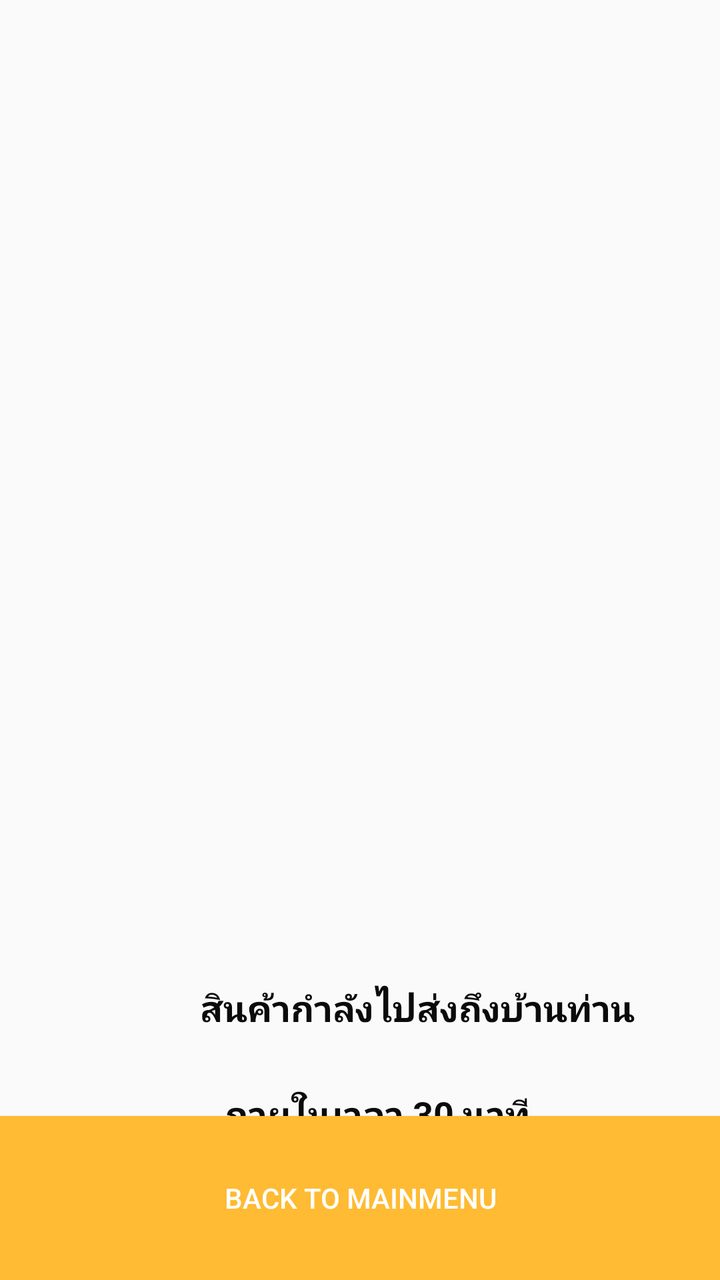
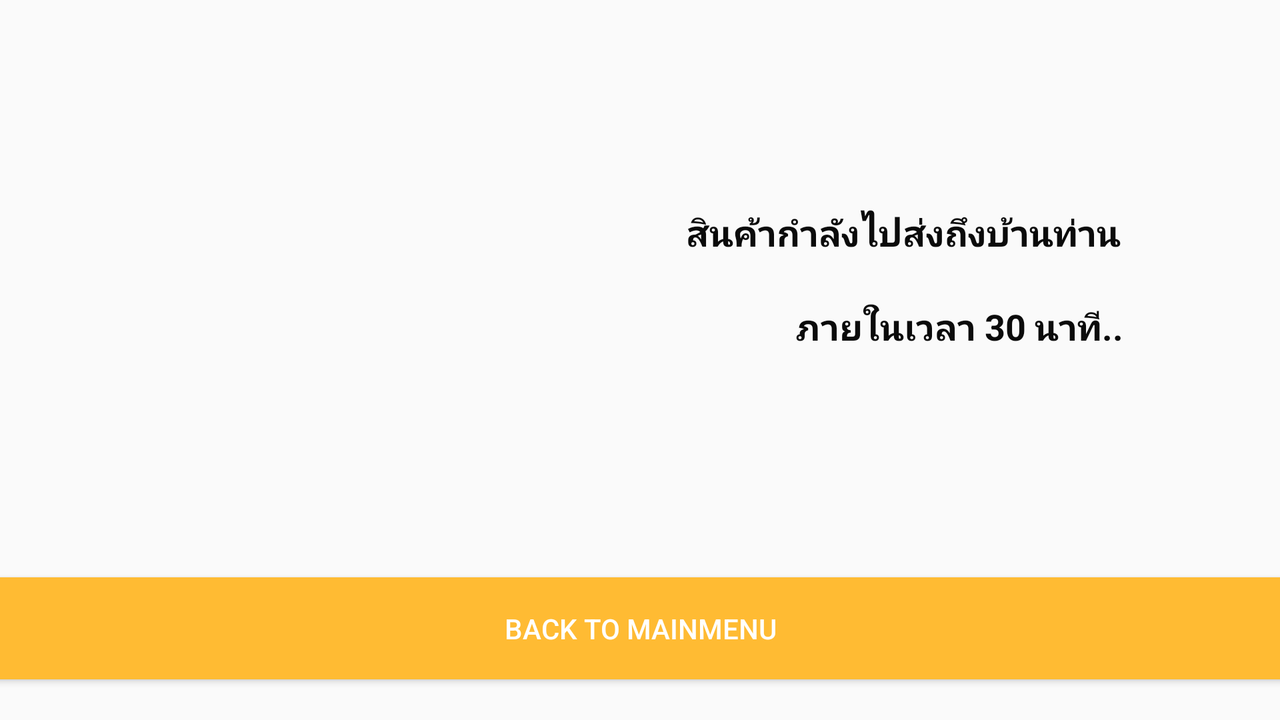

The same Android screen from two of the app's own layout files: first res/layout/ as a phone draws it, then the repository's variant for another configuration, drawn on a device whose configuration selects that folder. Both files follow.
<!-- AndroidManifest.xml: application theme AppTheme -->
<!-- res/layout/lastpage.xml -->
<?xml version="1.0" encoding="utf-8"?>
<android.support.constraint.ConstraintLayout
    xmlns:android="http://schemas.android.com/apk/res/android"
    xmlns:app="http://schemas.android.com/apk/res-auto"
    xmlns:tools="http://schemas.android.com/tools"
    android:layout_width="match_parent"
    android:layout_height="match_parent">

    <TextView
        android:id="@+id/textView2"
        android:layout_width="327dp"
        android:layout_height="53dp"
        android:layout_marginStart="112dp"
        android:layout_marginLeft="112dp"
        android:text="ภายในเวลา 30 นาที.."
        android:textColor="@color/dark_black"
        android:textSize="18sp"
        android:textStyle="bold"
        app:layout_constraintStart_toStartOf="parent"
        app:layout_constraintTop_toBottomOf="@+id/textView" />

    <Button
        android:id="@+id/sentorder2"
        android:layout_width="409dp"
        android:layout_height="82dp"
        android:background="@android:color/holo_orange_light"
        android:onClick="back_to_main"
        android:text="BACK TO MAINMENU"
        android:textColor="@color/cardview_light_background"
        app:layout_constraintBottom_toBottomOf="parent"
        app:layout_constraintEnd_toEndOf="parent"
        app:layout_constraintStart_toStartOf="parent"
        app:layout_constraintTop_toBottomOf="@+id/payment_message"
        app:layout_constraintVertical_bias="0.921" />

    <ImageView
        android:id="@+id/imageView"
        android:layout_width="391dp"
        android:layout_height="461dp"
        app:layout_constraintBottom_toBottomOf="parent"
        app:layout_constraintEnd_toEndOf="parent"
        app:layout_constraintStart_toStartOf="parent"
        app:layout_constraintTop_toTopOf="parent"
        app:layout_constraintVertical_bias="0.059"
        app:srcCompat="@drawable/pizza" />

    <TextView
        android:id="@+id/textView"
        android:layout_width="327dp"
        android:layout_height="53dp"
        android:layout_marginStart="100dp"
        android:layout_marginLeft="100dp"
        android:layout_marginTop="20dp"
        android:text="สินค้ากำลังไปส่งถึงบ้านท่าน "
        android:textColor="@color/dark_black"
        android:textSize="18sp"
        android:textStyle="bold"
        app:layout_constraintStart_toStartOf="parent"
        app:layout_constraintTop_toBottomOf="@+id/imageView" />
</android.support.constraint.ConstraintLayout>
<!-- resources referenced by this layout -->
<resources>
  <color name="dark_black">#0B0B0B</color>
  <style name="AppTheme" parent="Theme.AppCompat.Light.DarkActionBar">
          
          <item name="colorPrimary">@color/colorPrimary</item>
          <item name="colorPrimaryDark">@color/colorPrimaryDark</item>
          <item name="colorAccent">@color/colorAccent</item>
      </style>
  <color name="colorPrimary">#F44336</color>
  <color name="colorPrimaryDark">#37474F</color>
  <color name="colorAccent">#FF6E40</color>
</resources>
<!-- res/layout-land/lastpage.xml (the repository's variant of the layout above) -->
<!-- drawn on the phone turned sideways -->
<?xml version="1.0" encoding="utf-8"?>
<android.support.constraint.ConstraintLayout
    xmlns:android="http://schemas.android.com/apk/res/android"
    xmlns:app="http://schemas.android.com/apk/res-auto"
    xmlns:tools="http://schemas.android.com/tools"
    android:layout_width="match_parent"
    android:layout_height="match_parent">

    <TextView
        android:id="@+id/textView2"
        android:layout_width="182dp"
        android:layout_height="53dp"
        android:layout_marginEnd="60dp"
        android:layout_marginRight="60dp"
        android:text="ภายในเวลา 30 นาที.."
        android:textColor="@color/dark_black"
        android:textSize="18sp"
        android:textStyle="bold"
        app:layout_constraintEnd_toEndOf="parent"
        app:layout_constraintTop_toBottomOf="@+id/textView" />

    <Button
        android:id="@+id/sentorder2"
        android:layout_width="821dp"
        android:layout_height="51dp"
        android:layout_marginTop="4dp"
        android:background="@android:color/holo_orange_light"
        android:onClick="back_to_main"
        android:text="BACK TO MAINMENU"
        android:textColor="@color/cardview_light_background"
        app:layout_constraintEnd_toEndOf="parent"
        app:layout_constraintStart_toStartOf="parent"
        app:layout_constraintTop_toBottomOf="@+id/imageView" />

    <ImageView
        android:id="@+id/imageView"
        android:layout_width="591dp"
        android:layout_height="283dp"
        app:layout_constraintBottom_toBottomOf="parent"
        app:layout_constraintEnd_toEndOf="parent"
        app:layout_constraintHorizontal_bias="0.0"
        app:layout_constraintStart_toStartOf="parent"
        app:layout_constraintTop_toTopOf="parent"
        app:layout_constraintVertical_bias="0.023"
        app:srcCompat="@drawable/pizza" />

    <TextView
        android:id="@+id/textView"
        android:layout_width="281dp"
        android:layout_height="47dp"
        android:layout_marginTop="104dp"
        android:layout_marginEnd="16dp"
        android:layout_marginRight="16dp"
        android:text="สินค้ากำลังไปส่งถึงบ้านท่าน "
        android:textColor="@color/dark_black"
        android:textSize="18sp"
        android:textStyle="bold"
        app:layout_constraintEnd_toEndOf="parent"
        app:layout_constraintTop_toTopOf="parent" />
</android.support.constraint.ConstraintLayout>
